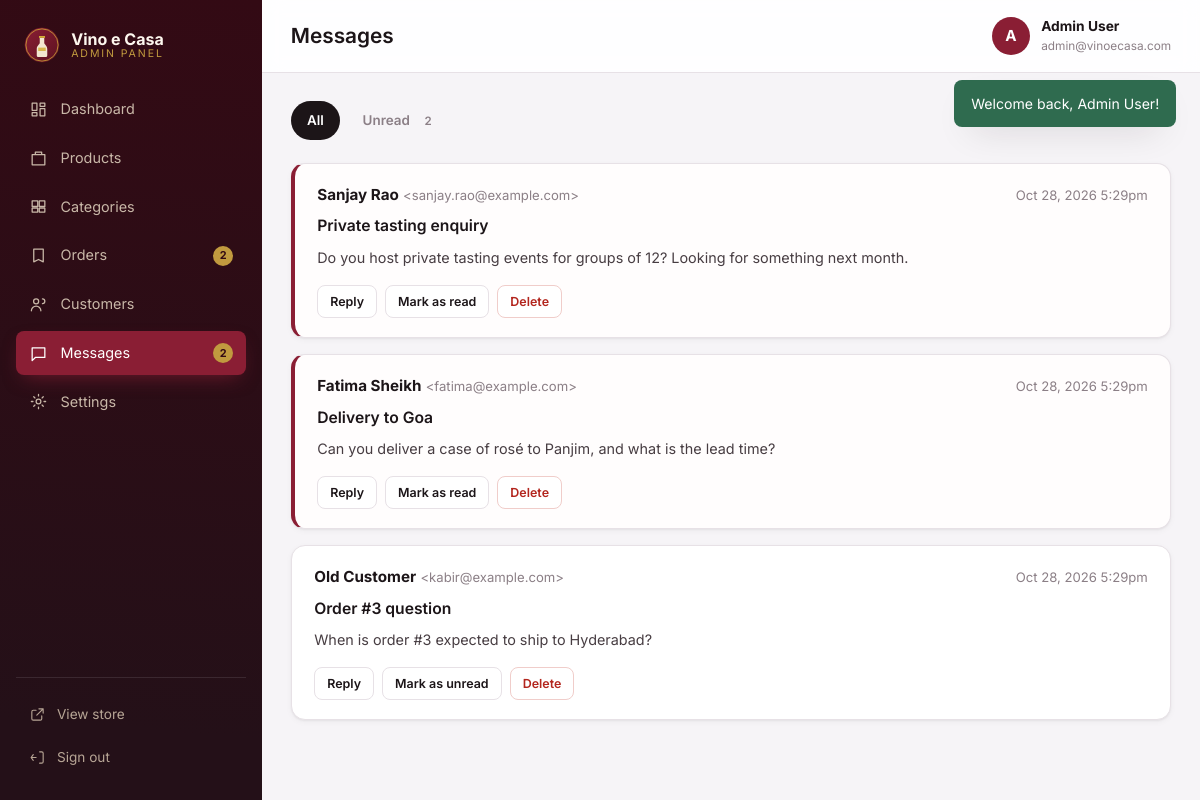
Page /admin/messages.php (signed in) on the committed database.
### tables this page shows
CREATE TABLE users (
  id INT UNSIGNED AUTO_INCREMENT PRIMARY KEY,
  name VARCHAR(100) NOT NULL,
  email VARCHAR(160) NOT NULL UNIQUE,
  password VARCHAR(255) NOT NULL,
  phone VARCHAR(40) DEFAULT NULL,
  role ENUM('customer','admin') NOT NULL DEFAULT 'customer',
  created_at TIMESTAMP DEFAULT CURRENT_TIMESTAMP
);

CREATE TABLE contact_messages (
  id INT UNSIGNED AUTO_INCREMENT PRIMARY KEY,
  name VARCHAR(100) NOT NULL,
  email VARCHAR(160) NOT NULL,
  subject VARCHAR(180) NOT NULL,
  message TEXT NOT NULL,
  is_read TINYINT(1) NOT NULL DEFAULT 0,
  created_at TIMESTAMP DEFAULT CURRENT_TIMESTAMP
);

### includes/functions.php (called while the page is built, shortened)
<?php
function e(?string $value): string
{
    return htmlspecialchars((string)$value, ENT_QUOTES | ENT_SUBSTITUTE, 'UTF-8');
}
function url(string $path = ''): string
{
    return BASE_URL . '/' . ltrim($path, '/');
}
function asset(string $path): string
{
    return BASE_URL . '/assets/' . ltrim($path, '/');
}
function setting(string $key, ?string $default = null): ?string
{
    static $settings = null;
    if ($settings === null) {
        $settings = [];
        try {
            foreach (db()->query('SELECT setting_key, setting_value FROM settings') as $row) {
                $settings[$row['setting_key']] = $row['setting_value'];
            }
        } catch (Throwable $e) {
            $settings = [];
        }
    }
    return $settings[$key] ?? $default;
}
function take_flashes(): array
{
    $flashes = $_SESSION['flash'] ?? [];
    return $flashes;
}
function current_user(): ?array
{
    static $user = null;
    if ($user !== null) {
        return $user;
    }
    $stmt = db()->prepare('SELECT id, name, email, phone, role, created_at FROM users WHERE id = ?');
    $stmt->execute([$_SESSION['user_id']]);
    $user = $stmt->fetch() ?: null;
    return $user;
}
function is_admin(): bool
{
    $user = current_user();
    return $user !== null && $user['role'] === 'admin';
}
function require_admin(): void
{
    if (!is_admin()) {
        flash('Please sign in to the admin panel.', 'warning');
        redirect('admin/login.php');
    }
}

### includes/database.php (called while the page is built, shortened)
<?php
function db(): PDO
{
    static $pdo = null;
    if ($pdo instanceof PDO) {
        return $pdo;
    }
    $dsn = sprintf('mysql:host=%s;port=%s;dbname=%s;charset=utf8mb4', DB_HOST, DB_PORT, DB_NAME);
    try {
        $pdo = new PDO($dsn, DB_USER, DB_PASS, [
            PDO::ATTR_ERRMODE            => PDO::ERRMODE_EXCEPTION,
            PDO::ATTR_DEFAULT_FETCH_MODE => PDO::FETCH_ASSOC,
            PDO::ATTR_EMULATE_PREPARES   => false,
        ]);
    } catch (PDOException $e) {
        http_response_code(500);
        if (is_ajax()) {
            header('Content-Type: application/json');
            echo json_encode(['ok' => false, 'error' => 'Database connection failed.']);
        } else {
            echo '<h1 style="font-family:sans-serif">Database connection failed</h1>';
            echo '<p style="font-family:sans-serif">' . htmlspecialchars($e->getMessage()) . '</p>';
            echo '<p style="font-family:sans-serif">Check config/config.php — is MySQL running and is the <code>wine_shop</code> database imported?</p>';
        }
        exit;
    }
    return $pdo;
}

### admin/messages.php (the view, shortened to what this page needs)
<?php
require_once __DIR__ . '/includes/layout.php';
$pdo = db();
$filter = (string)($_GET['filter'] ?? '');
$where = $filter === 'unread' ? 'WHERE is_read = 0' : '';
$messages = $pdo->query("SELECT * FROM contact_messages $where ORDER BY created_at DESC")->fetchAll();
$unread = (int)$pdo->query('SELECT COUNT(*) FROM contact_messages WHERE is_read = 0')->fetchColumn();
admin_header('Messages', 'messages');
?>
<div class="tabs">
    <a class="tab <?= $filter === '' ? 'is-active' : '' ?>" href="<?= url('admin/messages.php') ?>">All</a>
    <a class="tab <?= $filter === 'unread' ? 'is-active' : '' ?>" href="<?= url('admin/messages.php?filter=unread') ?>">Unread <span><?= $unread ?></span></a>
</div>
<?php if (!$messages): ?>
    <section class="panel"><div class="panel__body"><p class="muted">No messages to show.</p></div></section>
<?php else: ?>
    <div class="message-list">
        <?php foreach ($messages as $m): ?>
            <article class="message-card <?= $m['is_read'] ? '' : 'message-card--unread' ?>">
                <header class="message-card__head">
                    <div>
                        <strong><?= e($m['name']) ?></strong>
                        <a href="mailto:<?= e($m['email']) ?>" class="muted">&lt;<?= e($m['email']) ?>&gt;</a>
                    </div>
                    <time class="muted small"><?= e(date('M j, Y g:ia', strtotime($m['created_at']))) ?></time>
                </header>
                <h3><?= e($m['subject']) ?></h3>
                <p><?= nl2br(e($m['message'])) ?></p>
                <footer class="message-card__foot">
                    <a class="btn btn--mini" href="mailto:<?= e($m['email']) ?>?subject=Re: <?= e($m['subject']) ?>">Reply</a>
                    <form method="post" action="<?= url('admin/messages.php') ?>">
                        <button class="btn btn--mini" type="submit">Mark as <?= $m['is_read'] ? 'unread' : 'read' ?></button>
                    </form>
                    <form method="post" action="<?= url('admin/messages.php') ?>" data-confirm="Delete this message?">
                        <button class="btn btn--mini btn--danger" type="submit">Delete</button>
                    </form>
                </footer>
            </article>
        <?php endforeach; ?>
    </div>
<?php endif; ?>
<?php admin_footer(); ?>

### admin/includes/layout.php (shortened to what this page needs)
<?php
require_admin();
function admin_nav(): array
{
    return [
        'dashboard'  => ['Dashboard', 'admin/index.php', '<path d="M4 13h6V4H4zM14 20h6v-9h-6zM4 20h6v-4H4zM14 8h6V4h-6z"/>'],
        'products'   => ['Products', 'admin/products.php', '<path d="M4 7h16v13H4zM8 7V4h8v3"/>'],
        'categories' => ['Categories', 'admin/categories.php', '<path d="M4 5h7v7H4zM13 5h7v7h-7zM4 14h7v5H4zM13 14h7v5h-7z"/>'],
        'orders'     => ['Orders', 'admin/orders.php', '<path d="M6 4h12v16l-6-3-6 3z"/>'],
        'customers'  => ['Customers', 'admin/customers.php', '<circle cx="9" cy="8" r="3.2"/><path d="M3 20c0-3.3 2.7-6 6-6s6 2.7 6 6M17 11a3 3 0 1 0 0-6"/>'],
        'messages'   => ['Messages', 'admin/messages.php', '<path d="M4 5h16v12H8l-4 4z"/>'],
        'settings'   => ['Settings', 'admin/settings.php', '<circle cx="12" cy="12" r="3"/><path d="M12 3v2M12 19v2M3 12h2M19 12h2M6 6l1.5 1.5M16.5 16.5 18 18M18 6l-1.5 1.5M7.5 16.5 6 18"/>'],
    ];
}
function admin_header(string $title, string $active = ''): void
{
    $user = current_user();
    $pendingOrders = 0;
    $unreadMessages = 0;
    try {
        $pendingOrders = (int)db()->query("SELECT COUNT(*) FROM orders WHERE status IN ('pending','processing')")->fetchColumn();
        $unreadMessages = (int)db()->query('SELECT COUNT(*) FROM contact_messages WHERE is_read = 0')->fetchColumn();
    } catch (Throwable $e) {
    }
    $counts = ['orders' => $pendingOrders, 'messages' => $unreadMessages];
    ?>
    <!DOCTYPE html>
    <html lang="en">
    <head>
        <title><?= e($title) ?> · Admin — <?= e(setting('shop_name', 'Vino e Casa')) ?></title>
        <link rel="stylesheet" href="<?= asset('css/admin.css') ?>">
    </head>
    <body class="admin">
    <aside class="sidebar" data-sidebar>
        <div class="sidebar__brand">
            <img src="<?= asset('img/logo.svg') ?>" alt="" width="34" height="34">
            <span><strong><?= e(setting('shop_name', 'Vino e Casa')) ?></strong><small>Admin panel</small></span>
        </div>
        <nav class="sidebar__nav">
            <?php foreach (admin_nav() as $key => [$label, $href, $icon]): ?>
                <a href="<?= url($href) ?>" class="<?= $active === $key ? 'is-active' : '' ?>">
                    <svg viewBox="0 0 24 24" aria-hidden="true"><?= $icon ?></svg>
                    <span><?= e($label) ?></span>
                    <?php if (isset($counts[$key]) && $counts[$key] > 0): ?><b class="nav-count"><?= (int)$counts[$key] ?></b><?php endif; ?>
                </a>
            <?php endforeach; ?>
        </nav>
        <div class="sidebar__foot">
            <a href="<?= url('index.php') ?>" target="_blank" rel="noopener">
                <svg viewBox="0 0 24 24" aria-hidden="true"><path d="M14 4h6v6M20 4l-9 9M10 6H6a2 2 0 0 0-2 2v10a2 2 0 0 0 2 2h10a2 2 0 0 0 2-2v-4"/></svg>
                View store
            </a>
            <a href="<?= url('admin/logout.php') ?>">
                <svg viewBox="0 0 24 24" aria-hidden="true"><path d="M15 4h3a2 2 0 0 1 2 2v12a2 2 0 0 1-2 2h-3M10 12H3M6 8l-3 4 3 4"/></svg>
                Sign out
            </a>
        </div>
    </aside>
    <div class="admin-main">
        <header class="topbar">
            <h1><?= e($title) ?></h1>
            <div class="topbar__user">
                <span class="avatar"><?= e(mb_substr($user['name'], 0, 1)) ?></span>
                <div><strong><?= e($user['name']) ?></strong><small><?= e($user['email']) ?></small></div>
            </div>
        </header>
        <div class="toast-stack" data-toast-stack>
            <?php foreach (take_flashes() as $f): ?>
                <div class="toast toast--<?= e($f['type']) ?>"><?= e($f['message']) ?></div>
            <?php endforeach; ?>
        </div>
        <main class="admin-content" id="admin-main">
<?php
}
function admin_footer(): void
{
    ?>
        </main>
    </div>
    </body>
    </html>
<?php
}

### rows in the picture
users: name "A", name "Admin User", email "admin@vinoecasa.com"
contact_messages: name "Sanjay Rao", email "sanjay.rao@example.com", created_at "Oct 28, 2026 5:29pm", subject "Private tasting enquiry", message "Do you host private tasting events for groups of 12? Looking for something next month.", is_read "read"
contact_messages: name "Fatima Sheikh", email "fatima@example.com", created_at "Oct 28, 2026 5:29pm", subject "Delivery to Goa", message "Can you deliver a case of rosé to Panjim, and what is the lead time?", is_read "read"
contact_messages: name "Old Customer", email "kabir@example.com", created_at "Oct 28, 2026 5:29pm", subject "Order #3 question", message "When is order #3 expected to ship to Hyderabad?", is_read "unread"

### other values in the picture
setting('shop_name', 'Vino e Casa') "Vino e Casa"
$label "Dashboard"
$label "Products"
$label "Categories"
$label "Orders"
$counts[$key] "2"
$label "Customers"
$label "Messages"
$label "Settings"
$title "Messages"
$f['message'] "Welcome back, Admin User!"
$unread "2"
